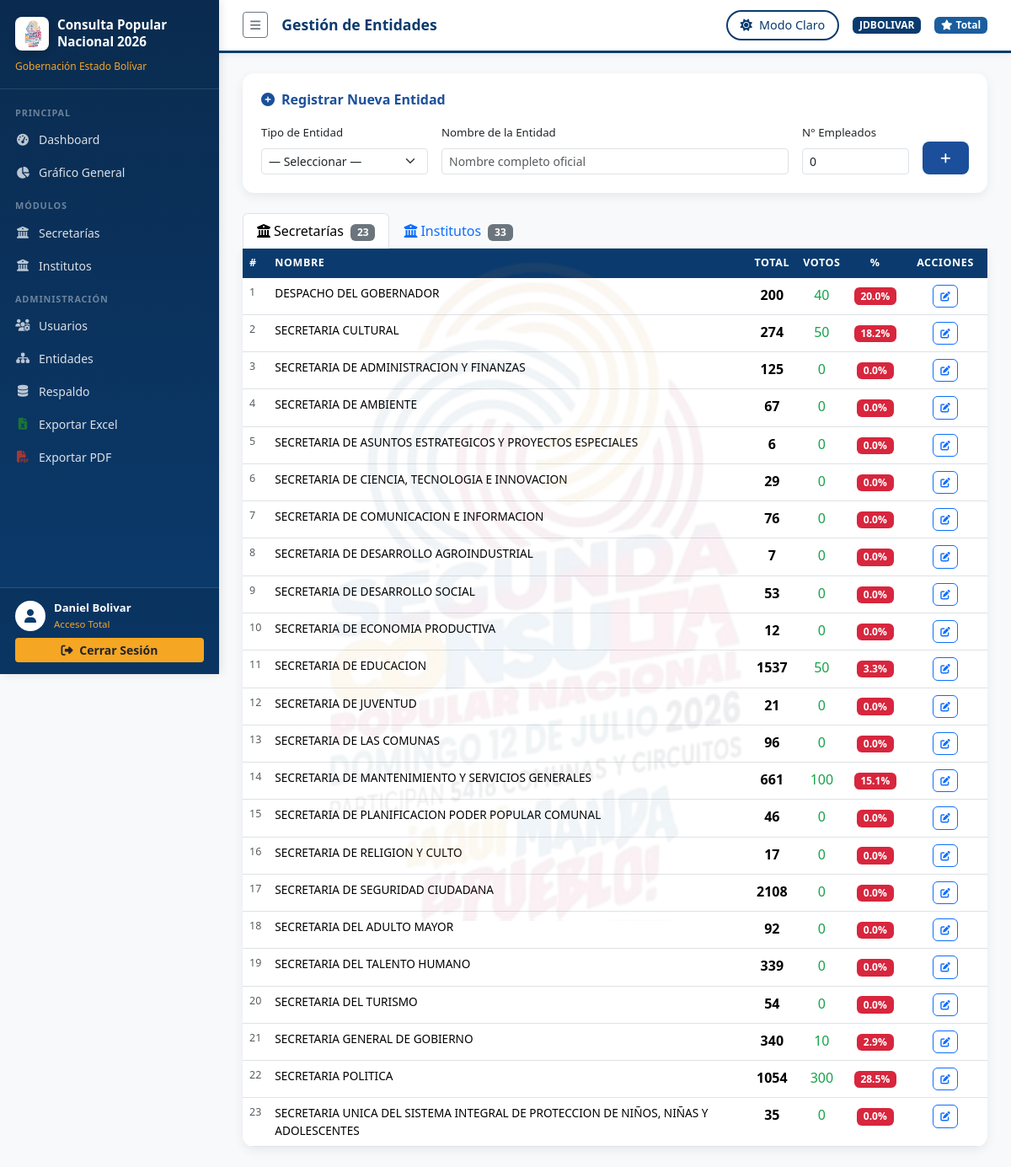
/admin/entidades (signed in), run on the app's committed database.
### tables this page shows
CREATE TABLE secretarias (
            id               INTEGER PRIMARY KEY AUTOINCREMENT,
            name             TEXT    UNIQUE NOT NULL,
            empleados        INTEGER NOT NULL DEFAULT 0,
            votos_reportados INTEGER NOT NULL DEFAULT 0
        );

### app.py (the view)
@app.route('/admin/entidades')
@admin_required
def admin_entidades():
    db = get_db()
    secretarias = db.execute("SELECT * FROM secretarias ORDER BY name").fetchall()
    institutos   = db.execute("SELECT * FROM institutos ORDER BY name").fetchall()
    jubilados    = db.execute("SELECT * FROM jubilados ORDER BY name").fetchall()
    return render_template('admin_entidades.html',
        secretarias=[dict(r) for r in secretarias],
        institutos=[dict(r) for r in institutos],
        jubilados=[dict(r) for r in jubilados]
    )

### app.py (called while the page is built)
def admin_required(f):
    @wraps(f)
    def decorated(*args, **kwargs):
        if 'user_id' not in session:
            return redirect(url_for('login'))
        if session.get('is_superuser') or session.get('is_full_access'):
            return f(*args, **kwargs)
        flash('Acceso denegado. Se requieren permisos de administrador.', 'danger')
        return redirect(url_for('dashboard'))
    return decorated

def get_db():
    db = getattr(g, '_database', None)
    if db is None:
        db = g._database = database.connect()
    return db

@app.teardown_appcontext
def close_connection(exception):
    db = getattr(g, '_database', None)
    if db is not None:
        db.close()

@app.before_request
def refresh_entity_modules():
    if 'user_id' in session and not (session.get('is_superuser') or session.get('is_full_access')):
        db = get_db()
        ep_mods = db.execute(
            "SELECT DISTINCT module FROM user_entity_permissions WHERE user_id=?",
            (session['user_id'],)
        ).fetchall()
        session['entity_modules'] = [r['module'] for r in ep_mods]
    else:
        session['entity_modules'] = []

### database.py (called while the page is built)
def connect(timeout=30):
    if USE_TURSO:
        return HttpConnection()
    c = sqlite3.connect(DATABASE, timeout=timeout)
    c.row_factory = sqlite3.Row
    return _SqliteConn(c)

    def execute(self, sql, params=()):
        return self._c.execute(sql, params)

    def close(self):
        self._c.close()

### templates/admin_entidades.html (shortened to what this page needs)
{% extends "base.html" %}
{% block page_title %}Gestión de Entidades{% endblock %}
{% block content %}
<div class="stat-card mb-4">
    <h6 style="color:#1B4F9B;font-weight:700;margin-bottom:16px"><i class="fas fa-plus-circle me-2"></i>Registrar Nueva Entidad</h6>
    <form method="POST" action="{{ url_for('crear_entidad') }}" class="row g-3 align-items-end">
        <div class="col-12 col-md-3">
            <label class="form-label" style="font-size:.83rem">Tipo de Entidad</label>
            <select name="tipo" class="form-select form-select-sm" required id="tipoSelect">
                <option value="">— Seleccionar —</option>
            </select>
        </div>
        <div class="col-12 col-md-6">
            <label class="form-label" style="font-size:.83rem">Nombre de la Entidad</label>
            <input type="text" name="name" class="form-control form-control-sm" required placeholder="Nombre completo oficial">
        </div>
        <div class="col-12 col-md-2">
            <label class="form-label" style="font-size:.83rem">N° Empleados</label>
            <input type="number" name="total" class="form-control form-control-sm" min="0" value="0">
        </div>
        <div class="col-12 col-md-1">
            <button type="submit" class="btn btn-sm w-100 fw-bold" style="background:#1B4F9B;color:#fff;border-radius:8px;padding:8px">
                <i class="fas fa-plus"></i>
            </button>
        </div>
    </form>
</div>
<ul class="nav nav-tabs mb-0" id="entidadesTabs">
    <li class="nav-item">
        <button class="nav-link active" data-bs-toggle="tab" data-bs-target="#tabSec">
            <i class="fas fa-building-columns me-1"></i>Secretarías <span class="badge bg-secondary ms-1">{{ secretarias | length }}</span>
        </button>
    </li>
    <li class="nav-item">
        <button class="nav-link" data-bs-toggle="tab" data-bs-target="#tabIns">
            <i class="fas fa-university me-1"></i>Institutos <span class="badge bg-secondary ms-1">{{ institutos | length }}</span>
        </button>
    </li>
</ul>
<div class="tab-content">
    {% for tipo, lista, campo in [('secretarias', secretarias, 'empleados'), ('institutos', institutos, 'empleados')] %}
    <div class="tab-pane fade {% if tipo=='secretarias' %}show active{% endif %}" id="tab{{ tipo[:3] | capitalize }}">
        <div class="stat-card p-0 overflow-hidden" style="border-radius:0 0 14px 14px">
            <table class="table table-custom table-hover mb-0" data-tipo="{{ tipo }}">
                <thead>
                    <tr>
                        <th>#</th>
                        <th>Nombre</th>
                        <th class="text-center">Total</th>
                        <th class="text-center">Votos</th>
                        <th class="text-center">%</th>
                        <th class="text-center" style="width:100px">Acciones</th>
                    </tr>
                </thead>
                <tbody>
                {% for e in lista %}
                {% set tot = e[campo] %}
                {% set pct = ((e.votos_reportados / tot * 100) if tot > 0 else 0) | round(1) %}
                <tr>
                    <td class="text-muted" style="font-size:.78rem">{{ loop.index }}</td>
                    <td style="font-size:.85rem;font-weight:500">{{ e.name }}</td>
                    <td class="text-center fw-bold">{{ tot | int }}</td>
                    <td class="text-center" style="color:#16a34a">{{ e.votos_reportados | int }}</td>
                    <td class="text-center">
                        <span class="badge" style="background:{% if pct>=80 %}#16a34a{% elif pct>=50 %}#d97706{% else %}#D7263D{% endif %}">{{ pct }}%</span>
                    </td>
                    <td class="text-center">
                        <div class="d-flex gap-1 justify-content-center">
                            <button class="btn btn-sm btn-outline-primary" style="border-radius:6px;font-size:.72rem"
                                    data-bs-toggle="modal" data-bs-target="#editModal{{ tipo }}{{ e.id }}">
                                <i class="fas fa-edit"></i>
                            </button>
                        </div>
                    </td>
                </tr>
                {% else %}
                <tr><td colspan="7" class="text-center py-4 text-muted">No hay registros en este módulo.</td></tr>
                {% endfor %}
                </tbody>
            </table>
        </div>
    </div>
    {% endfor %}
</div>
{% endblock %}

### data on the page
secretarias: name "DESPACHO DEL GOBERNADOR", empleados "200", votos_reportados "40", pct "20.0"
secretarias: name "SECRETARIA CULTURAL", empleados "274", votos_reportados "50", pct "18.2"
secretarias: name "SECRETARIA DE ADMINISTRACION Y FINANZAS", empleados "125", votos_reportados "0", pct "0.0"
secretarias: name "SECRETARIA DE AMBIENTE", empleados "67", votos_reportados "0", pct "0.0"
secretarias: name "SECRETARIA DE ASUNTOS ESTRATEGICOS Y PROYECTOS ESPECIALES", empleados "6", votos_reportados "0", pct "0.0"
secretarias: name "SECRETARIA DE CIENCIA, TECNOLOGIA E INNOVACION", empleados "29", votos_reportados "0", pct "0.0"
secretarias: name "SECRETARIA DE COMUNICACION E INFORMACION", empleados "76", votos_reportados "0", pct "0.0"
secretarias: name "SECRETARIA DE DESARROLLO AGROINDUSTRIAL", empleados "7", votos_reportados "0", pct "0.0"
secretarias: name "SECRETARIA DE DESARROLLO SOCIAL", empleados "53", votos_reportados "0", pct "0.0"
secretarias: name "SECRETARIA DE ECONOMIA PRODUCTIVA", empleados "12", votos_reportados "0", pct "0.0"
secretarias: name "SECRETARIA DE EDUCACION", empleados "1537", votos_reportados "50", pct "3.3"
secretarias: name "SECRETARIA DE JUVENTUD", empleados "21", votos_reportados "0", pct "0.0"
secretarias: name "SECRETARIA DE LAS COMUNAS", empleados "96", votos_reportados "0", pct "0.0"
secretarias: name "SECRETARIA DE MANTENIMIENTO Y SERVICIOS GENERALES", empleados "661", votos_reportados "100", pct "15.1"
secretarias: name "SECRETARIA DE PLANIFICACION PODER POPULAR COMUNAL", empleados "46", votos_reportados "0", pct "0.0"
secretarias: name "SECRETARIA DE RELIGION Y CULTO", empleados "17", votos_reportados "0", pct "0.0"
secretarias: name "SECRETARIA DE SEGURIDAD CIUDADANA", empleados "2108", votos_reportados "0", pct "0.0"
secretarias: name "SECRETARIA DEL ADULTO MAYOR", empleados "92", votos_reportados "0", pct "0.0"
secretarias: name "SECRETARIA DEL TALENTO HUMANO", empleados "339", votos_reportados "0", pct "0.0"
secretarias: name "SECRETARIA DEL TURISMO", empleados "54", votos_reportados "0", pct "0.0"
secretarias: name "SECRETARIA GENERAL DE GOBIERNO", empleados "340", votos_reportados "10", pct "2.9"
secretarias: name "SECRETARIA POLITICA", empleados "1054", votos_reportados "300", pct "28.5"
secretarias: name "SECRETARIA UNICA DEL SISTEMA INTEGRAL DE PROTECCION DE NIÑOS, NIÑAS Y ADOLESCENTES", empleados "35", votos_reportados "0", pct "0.0"

### other printed values
{{ session.full_name }} "Daniel Bolivar"
{{ session.username }} "JDBOLIVAR"
{{ secretarias | length }} "23"
{{ institutos | length }} "33"
